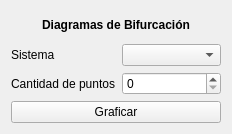
<?xml version="1.0" encoding="UTF-8"?>
<ui version="4.0">
 <class>Choice</class>
 <widget class="QWidget" name="Choice">
  <property name="geometry">
   <rect>
    <x>0</x>
    <y>0</y>
    <width>232</width>
    <height>134</height>
   </rect>
  </property>
  <property name="windowTitle">
   <string>Form</string>
  </property>
  <layout class="QGridLayout" name="gridLayout">
   <item row="1" column="1">
    <widget class="QComboBox" name="sistemaComboBox"/>
   </item>
   <item row="1" column="0">
    <widget class="QLabel" name="label">
     <property name="text">
      <string>Sistema</string>
     </property>
    </widget>
   </item>
   <item row="2" column="1">
    <widget class="QSpinBox" name="cantidadSpinBox">
     <property name="maximum">
      <number>5000</number>
     </property>
    </widget>
   </item>
   <item row="2" column="0">
    <widget class="QLabel" name="label_3">
     <property name="text">
      <string>Cantidad de puntos</string>
     </property>
    </widget>
   </item>
   <item row="0" column="0" colspan="2">
    <widget class="QLabel" name="label_2">
     <property name="font">
      <font>
       <weight>75</weight>
       <bold>true</bold>
      </font>
     </property>
     <property name="text">
      <string>Diagramas de Bifurcación</string>
     </property>
     <property name="alignment">
      <set>Qt::AlignCenter</set>
     </property>
    </widget>
   </item>
   <item row="3" column="0" colspan="2">
    <widget class="QPushButton" name="graficarButton">
     <property name="text">
      <string>Graficar</string>
     </property>
    </widget>
   </item>
  </layout>
 </widget>
 <resources/>
 <connections/>
</ui>
